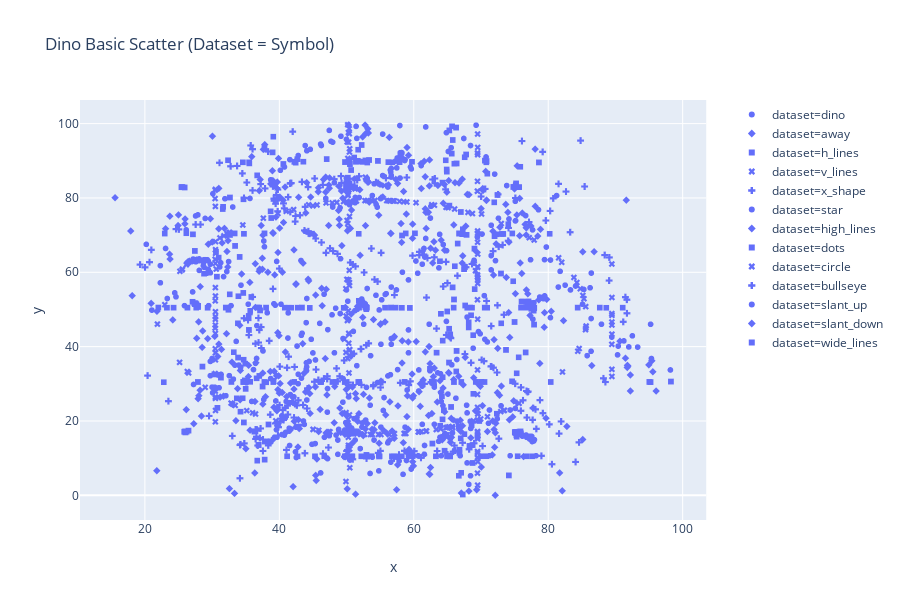

The notebook cell this image was saved under:
### Code cell
# building an X, Y scatterplot with mark type (symbol) an the encoding of the dataset label
dino_scatter_symbol = px.scatter(
    # identifying df with data we want to visualize
    data_frame = dino_df, 
    # specifying column name of our X data
    x = 'x', 
    # specifying column name of our X data
    y = 'y', 
    # specifying column name of categorical labels to color differently 
    symbol = 'dataset',
    # providing chart title
    title = "Dino Basic Scatter (Dataset = Symbol)",
    # setting the size of the plot to be output
    height = 600,
    width = 900
)

# displaying the viz. in-line
dino_scatter_symbol

### Figure 1 — Plotly figure (JSON) as saved in the notebook; plotly's stock layout.template omitted (floating-point values rounded to 4 significant figures; data arrays with more than 128 entries replaced by an {"elided": "..."} marker saying what was removed)
{"data": [{"hoverlabel": {"namelength": 0}, "hovertemplate": "dataset=dino<br>x=%{x}<br>y=%{y}", "legendgroup": "dataset=dino", "marker": {"color": "#636efa", "symbol": "circle"}, "mode": "markers", "name": "dataset=dino", "showlegend": true, "type": "scattergl", "x": {"elided": "142 float values"}, "xaxis": "x", "y": {"elided": "142 float values"}, "yaxis": "y"}, {"hoverlabel": {"namelength": 0}, "hovertemplate": "dataset=away<br>x=%{x}<br>y=%{y}", "legendgroup": "dataset=away", "marker": {"color": "#636efa", "symbol": "diamond"}, "mode": "markers", "name": "dataset=away", "showlegend": true, "type": "scattergl", "x": {"elided": "142 float values"}, "xaxis": "x", "y": {"elided": "142 float values"}, "yaxis": "y"}, {"hoverlabel": {"namelength": 0}, "hovertemplate": "dataset=h_lines<br>x=%{x}<br>y=%{y}", "legendgroup": "dataset=h_lines", "marker": {"color": "#636efa", "symbol": "square"}, "mode": "markers", "name": "dataset=h_lines", "showlegend": true, "type": "scattergl", "x": {"elided": "142 float values"}, "xaxis": "x", "y": {"elided": "142 float values"}, "yaxis": "y"}, {"hoverlabel": {"namelength": 0}, "hovertemplate": "dataset=v_lines<br>x=%{x}<br>y=%{y}", "legendgroup": "dataset=v_lines", "marker": {"color": "#636efa", "symbol": "x"}, "mode": "markers", "name": "dataset=v_lines", "showlegend": true, "type": "scattergl", "x": {"elided": "142 float values"}, "xaxis": "x", "y": {"elided": "142 float values"}, "yaxis": "y"}, {"hoverlabel": {"namelength": 0}, "hovertemplate": "dataset=x_shape<br>x=%{x}<br>y=%{y}", "legendgroup": "dataset=x_shape", "marker": {"color": "#636efa", "symbol": "cross"}, "mode": "markers", "name": "dataset=x_shape", "showlegend": true, "type": "scattergl", "x": {"elided": "142 float values"}, "xaxis": "x", "y": {"elided": "142 float values"}, "yaxis": "y"}, {"hoverlabel": {"namelength": 0}, "hovertemplate": "dataset=star<br>x=%{x}<br>y=%{y}", "legendgroup": "dataset=star", "marker": {"color": "#636efa", "symbol": "circle"}, "mode": "markers", "name": "dataset=star", "showlegend": true, "type": "scattergl", "x": {"elided": "142 float values"}, "xaxis": "x", "y": {"elided": "142 float values"}, "yaxis": "y"}, {"hoverlabel": {"namelength": 0}, "hovertemplate": "dataset=high_lines<br>x=%{x}<br>y=%{y}", "legendgroup": "dataset=high_lines", "marker": {"color": "#636efa", "symbol": "diamond"}, "mode": "markers", "name": "dataset=high_lines", "showlegend": true, "type": "scattergl", "x": {"elided": "142 float values"}, "xaxis": "x", "y": {"elided": "142 float values"}, "yaxis": "y"}, {"hoverlabel": {"namelength": 0}, "hovertemplate": "dataset=dots<br>x=%{x}<br>y=%{y}", "legendgroup": "dataset=dots", "marker": {"color": "#636efa", "symbol": "square"}, "mode": "markers", "name": "dataset=dots", "showlegend": true, "type": "scattergl", "x": {"elided": "142 float values"}, "xaxis": "x", "y": {"elided": "142 float values"}, "yaxis": "y"}, {"hoverlabel": {"namelength": 0}, "hovertemplate": "dataset=circle<br>x=%{x}<br>y=%{y}", "legendgroup": "dataset=circle", "marker": {"color": "#636efa", "symbol": "x"}, "mode": "markers", "name": "dataset=circle", "showlegend": true, "type": "scattergl", "x": {"elided": "142 float values"}, "xaxis": "x", "y": {"elided": "142 float values"}, "yaxis": "y"}, {"hoverlabel": {"namelength": 0}, "hovertemplate": "dataset=bullseye<br>x=%{x}<br>y=%{y}", "legendgroup": "dataset=bullseye", "marker": {"color": "#636efa", "symbol": "cross"}, "mode": "markers", "name": "dataset=bullseye", "showlegend": true, "type": "scattergl", "x": {"elided": "142 float values"}, "xaxis": "x", "y": {"elided": "142 float values"}, "yaxis": "y"}, {"hoverlabel": {"namelength": 0}, "hovertemplate": "dataset=slant_up<br>x=%{x}<br>y=%{y}", "legendgroup": "dataset=slant_up", "marker": {"color": "#636efa", "symbol": "circle"}, "mode": "markers", "name": "dataset=slant_up", "showlegend": true, "type": "scattergl", "x": {"elided": "142 float values"}, "xaxis": "x", "y": {"elided": "142 float values"}, "yaxis": "y"}, {"hoverlabel": {"namelength": 0}, "hovertemplate": "dataset=slant_down<br>x=%{x}<br>y=%{y}", "legendgroup": "dataset=slant_down", "marker": {"color": "#636efa", "symbol": "diamond"}, "mode": "markers", "name": "dataset=slant_down", "showlegend": true, "type": "scattergl", "x": {"elided": "142 float values"}, "xaxis": "x", "y": {"elided": "142 float values"}, "yaxis": "y"}, {"hoverlabel": {"namelength": 0}, "hovertemplate": "dataset=wide_lines<br>x=%{x}<br>y=%{y}", "legendgroup": "dataset=wide_lines", "marker": {"color": "#636efa", "symbol": "square"}, "mode": "markers", "name": "dataset=wide_lines", "showlegend": true, "type": "scattergl", "x": {"elided": "142 float values"}, "xaxis": "x", "y": {"elided": "142 float values"}, "yaxis": "y"}], "layout": {"height": 600, "legend": {"tracegroupgap": 0}, "title": {"text": "Dino Basic Scatter (Dataset = Symbol)"}, "width": 900, "xaxis": {"anchor": "y", "autorange": true, "domain": [0, 0.98], "range": [10.33, 103.5], "title": {"text": "x"}, "type": "linear"}, "yaxis": {"anchor": "x", "autorange": true, "domain": [0, 1], "range": [-6.644, 106.4], "title": {"text": "y"}, "type": "linear"}}}
